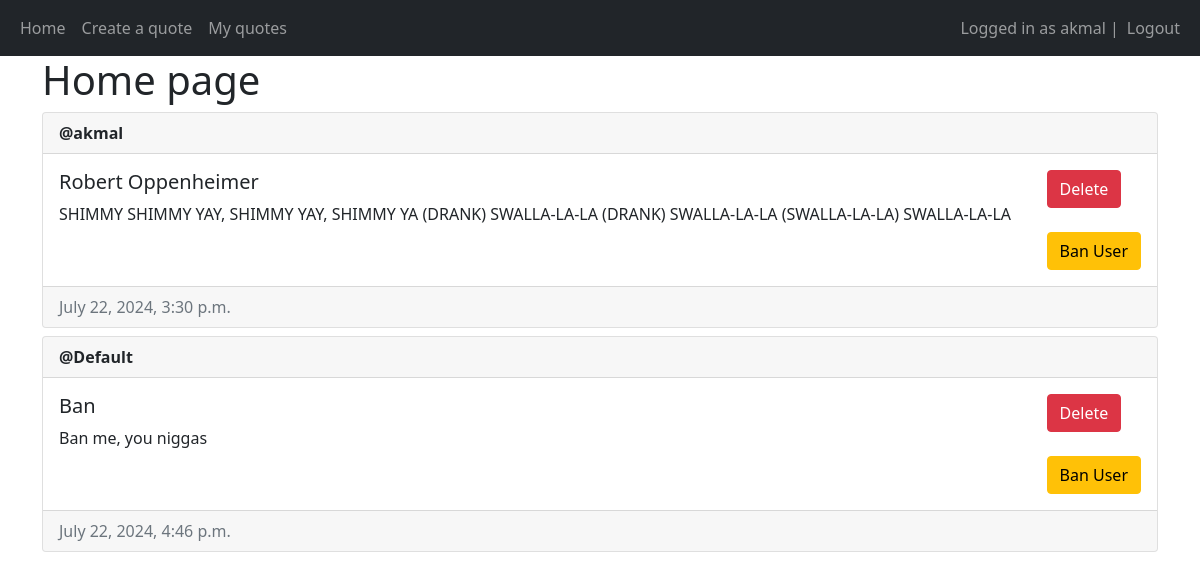
The app's page / (signed in) with its own data.
### main/models.py (models this page shows, shortened)
class Quote(models.Model):
    creator = models.ForeignKey(User, on_delete=models.CASCADE)
    author = models.CharField(max_length=100)
    text = models.TextField()
    created = models.DateTimeField(auto_now_add=True)
    updated = models.DateTimeField(auto_now=True)

### main/views.py (the view, shortened to what this page needs)
# urls.py: 2. Add a URL to urlpatterns:  path('', views.home, name='home')
@login_required(login_url="/login/")
def home(request):
    quotes = Quote.objects.all()
    return render(request, 'main/home.html', {'quotes':quotes})

### main/templates/main/home.html (shortened to what this page needs)
{% extends 'main/base.html' %}
{% block content %}
    <h1>Home page</h1>
    {% for quote in quotes %}
        <div class="card mt-2">
            <div class="card-header">
                <strong>@{{ quote.creator.username }}</strong>
            </div>
            <div class="card-body d-flex flex-row justify-content-between">
                <div>
                    <h5 class="card-title">{{ quote.author }}</h5>
                    <p>{{ quote.text }}</p>
                </div>
                <div>
                    {% if user == quote.creator or perms.main.delete_quote %}
                        <form method="POST">
                            <button type="submit" class="btn btn-danger" value="{{ quote.id }}" name="quote-id">Delete</button>
                        </form>
                    {% endif %}
                    <br>
                    {% if user.is_staff %}
                        <form method="POST">
                            <button type="submit" class="btn btn-warning" value="{{ quote.creator.id }}" name="user-id">Ban User</button>
                        </form>
                    {% endif %}
                </div>
            </div>
            <div class="card-footer text-muted">
                {{ quote.created }}
            </div>
        </div>
        {% empty %}
            <p>No quotes yet :/</p>
    {% endfor %}
{% endblock %}

### main/templates/main/base.html (shortened to what this page needs)
<!DOCTYPE html>
<html lang="en">
<head>
    <link href="https://cdn.jsdelivr.net/npm/bootstrap@5.1.3/dist/css/bootstrap.min.css" rel="stylesheet">
</head>
<body>
    <nav class="navbar navbar-expand-lg navbar-dark bg-dark">
        <div class="container-fluid">
            <div>
                <ul class="navbar-nav">
                    <li class="nav-item">
                        <a class="nav-link" href="/home/">Home</a>
                    </li>
                    <li class="nav-item">
                        <a class="nav-link" href="/create-quote/">Create a quote</a>
                    </li>
                    <li class="nav-item">
                        <a class="nav-link" href="/my-quote/">My quotes</a>
                    </li>
                </ul>
            </div>
            <div>
                <ul class="navbar-nav">
                    {% if user.is_authenticated %}
                        <span class="navbar-text">Logged in as {{user.username}} | </span>
                        <li class="nav-item">
                            <a class="nav-link" href="/logout/">Logout</a>
                        </li>
                    {% endif %}
                </ul>
            </div>
        </div>
    </nav>
    <div class="container">
        {% block content %}
        {% endblock %}
    </div>
</body>
</html>

### records on screen
Quote: creator.username "akmal", author "Robert Oppenheimer", text "SHIMMY SHIMMY YAY, SHIMMY YAY, SHIMMY YA (DRANK) SWALLA-LA-LA (DRANK) SWALLA-LA-LA (SWALLA-LA-LA) SWALLA-LA-LA", {{ quote.id }} 1 (drawn), created "July 22, 2024, 3:30 p.m."
Quote: creator.username "Default", author "Ban", text "Ban me, you niggas", {{ quote.id }} 6 (drawn), created "July 22, 2024, 4:46 p.m."

### other values on screen
{{ user.username }} "akmal"
